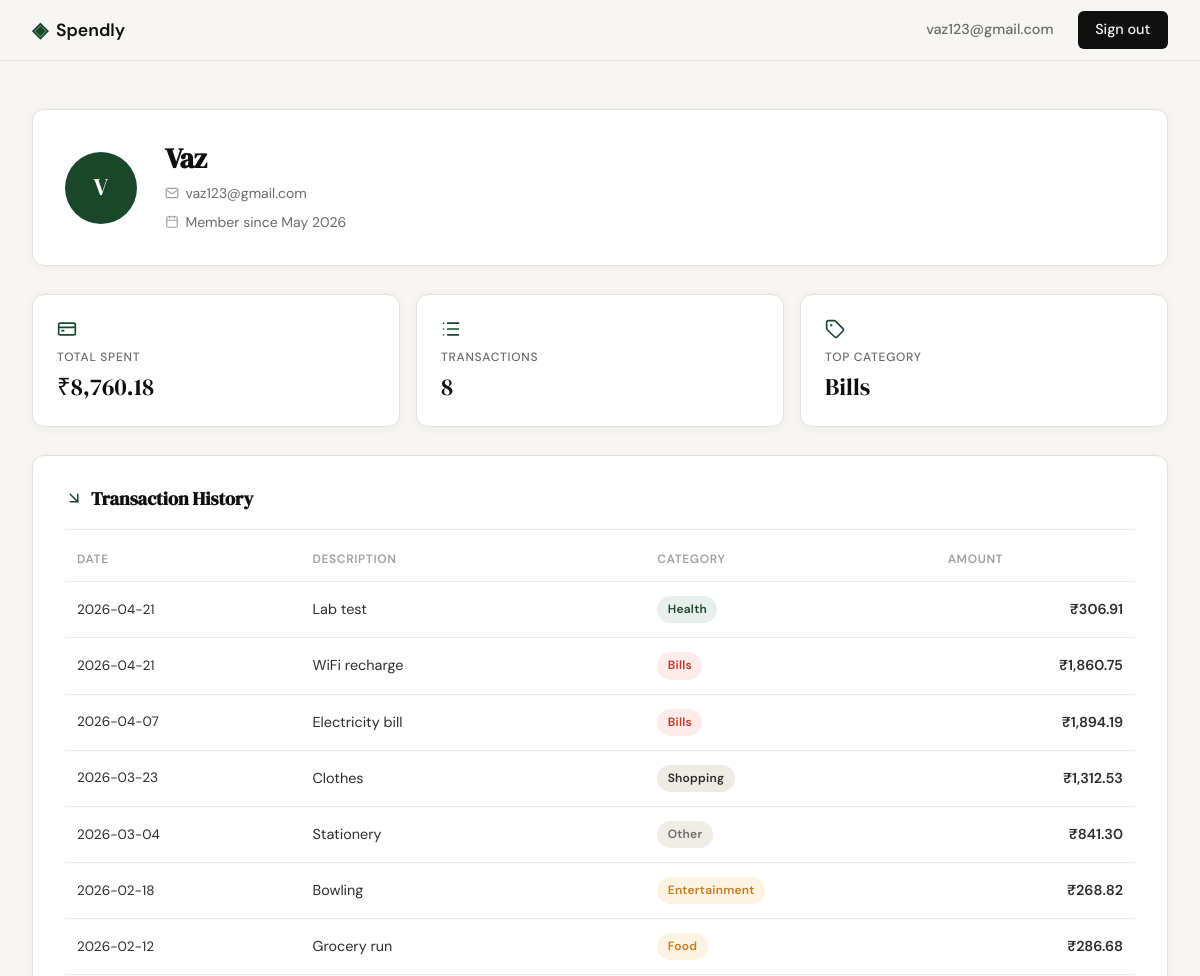
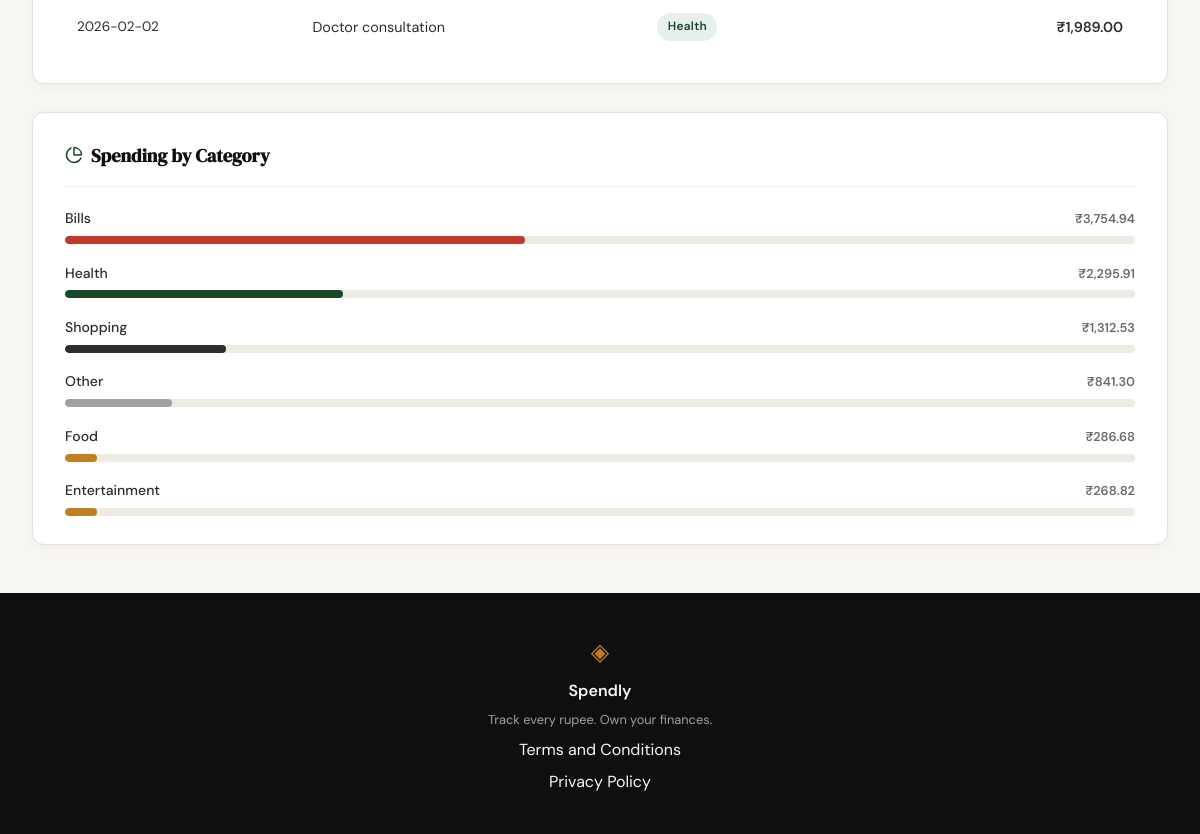
/profile (signed in), run on the app's committed database (2 pictures, top to bottom).
### tables this page shows
CREATE TABLE users (
            id            INTEGER PRIMARY KEY AUTOINCREMENT,
            name          TEXT    NOT NULL,
            email         TEXT    NOT NULL UNIQUE,
            password_hash TEXT    NOT NULL,
            created_at    TEXT    DEFAULT (datetime('now'))
        );

CREATE TABLE expenses (
            id          INTEGER PRIMARY KEY AUTOINCREMENT,
            user_id     INTEGER NOT NULL REFERENCES users(id),
            amount      REAL    NOT NULL,
            category    TEXT    NOT NULL,
            date        TEXT    NOT NULL,
            description TEXT,
            created_at  TEXT    DEFAULT (datetime('now'))
        );

### app.py (the view)
@app.route("/profile")
def profile():
    if not session.get("user_id"):
        return redirect(url_for("login"))
    user = get_user_by_id(session["user_id"])
    if user is None:
        abort(404)
    stats = get_summary_stats(session["user_id"])
    transactions = get_recent_transactions(session["user_id"])
    categories = get_category_breakdown(session["user_id"])
    return render_template("profile.html", user=user, stats=stats,
                           transactions=transactions, categories=categories)

### database/db.py (called while the page is built)
def get_db():
    conn = sqlite3.connect(DB_PATH)
    conn.row_factory = sqlite3.Row
    conn.execute("PRAGMA foreign_keys = ON")
    return conn

### database/queries.py (called while the page is built)
def get_recent_transactions(user_id, limit=10):
    conn = get_db()
    try:
        rows = conn.execute(
            "SELECT date, description, category, amount "
            "FROM expenses WHERE user_id = ? ORDER BY date DESC LIMIT ?",
            (user_id, limit),
        ).fetchall()
        return [
            {
                "date": row["date"],
                "description": row["description"],
                "category": row["category"],
                "amount": f"₹{row['amount']:,.2f}",
            }
            for row in rows
        ]
    finally:
        conn.close()

def get_user_by_id(user_id):
    from datetime import datetime
    conn = get_db()
    try:
        row = conn.execute(
            "SELECT name, email, created_at FROM users WHERE id = ?", (user_id,)
        ).fetchone()
        if row is None:
            return None
        words = row["name"].split()
        initials = "".join(w[0].upper() for w in words[:2])
        dt = datetime.strptime(row["created_at"][:10], "%Y-%m-%d")
        member_since = dt.strftime("%B %Y")
        return {
            "name": row["name"],
            "email": row["email"],
            "initials": initials,
            "member_since": member_since,
        }
    finally:
        conn.close()

def get_summary_stats(user_id):
    conn = get_db()
    try:
        row = conn.execute(
            "SELECT COALESCE(SUM(amount), 0) AS total, COUNT(*) AS cnt "
            "FROM expenses WHERE user_id = ?",
            (user_id,),
        ).fetchone()
        top_row = conn.execute(
            "SELECT category FROM expenses WHERE user_id = ? "
            "GROUP BY category ORDER BY SUM(amount) DESC LIMIT 1",
            (user_id,),
        ).fetchone()
        return {
            "total_spent": f"₹{row['total']:,.2f}",
            "transaction_count": row["cnt"],
            "top_category": top_row["category"] if top_row else "—",
        }
    finally:
        conn.close()

### templates/profile.html (shortened to what this page needs)
{% extends "base.html" %}
{% block head %}
    <link rel="stylesheet" href="{{ url_for('static', filename='css/profile.css') }}">
{% endblock %}
{% block content %}
<div class="profile-page">
    <div class="profile-inner">
        <div class="profile-header-card">
            <div class="profile-avatar">{{ user.initials }}</div>
            <div class="profile-identity">
                <h1 class="profile-name">{{ user.name }}</h1>
                <p class="profile-email">
                    <i data-lucide="mail"></i>
                    {{ user.email }}
                </p>
                <p class="profile-since">
                    <i data-lucide="calendar"></i>
                    Member since {{ user.member_since }}
                </p>
            </div>
        </div>
        <div class="profile-stats">
            <div class="stat-card">
                <i data-lucide="credit-card" class="stat-icon"></i>
                <span class="stat-label">Total Spent</span>
                <span class="stat-value">{{ stats.total_spent }}</span>
            </div>
            <div class="stat-card">
                <i data-lucide="list" class="stat-icon"></i>
                <span class="stat-label">Transactions</span>
                <span class="stat-value">{{ stats.transaction_count }}</span>
            </div>
            <div class="stat-card">
                <i data-lucide="tag" class="stat-icon"></i>
                <span class="stat-label">Top Category</span>
                <span class="stat-value">{{ stats.top_category }}</span>
            </div>
        </div>
        <div class="profile-section">
            <h2 class="section-title">
                <i data-lucide="arrow-down-right"></i>
                Transaction History
            </h2>
            <div class="table-wrap">
                <table class="txn-table">
                    <thead>
                        <tr>
                            <th>Date</th>
                            <th>Description</th>
                            <th>Category</th>
                            <th class="txn-amt-head">Amount</th>
                        </tr>
                    </thead>
                    <tbody>
                        {% for txn in transactions %}
                        <tr>
                            <td class="txn-date">{{ txn.date }}</td>
                            <td class="txn-desc">{{ txn.description }}</td>
                            <td>
                                <span class="badge badge--{{ txn.category | lower }}">
                                    {{ txn.category }}
                                </span>
                            </td>
                            <td class="txn-amt">{{ txn.amount }}</td>
                        </tr>
                        {% endfor %}
                    </tbody>
                </table>
            </div>
        </div>
        <div class="profile-section">
            <h2 class="section-title">
                <i data-lucide="pie-chart"></i>
                Spending by Category
            </h2>
            <div class="breakdown-list">
                {% for cat in categories %}
                <div class="breakdown-row">
                    <div class="breakdown-meta">
                        <span class="breakdown-name">{{ cat.name }}</span>
                        <span class="breakdown-total">{{ cat.total }}</span>
                    </div>
                    <div class="bar-track">
                        <div class="bar-fill bar-fill--{{ cat.name | lower }}"
                             style="width: {{ cat.pct }}%"></div>
                    </div>
                </div>
                {% endfor %}
            </div>
        </div>
    </div>
</div>
{% endblock %}

### templates/base.html (shortened to what this page needs)
<!DOCTYPE html>
<html lang="en">
<head>
    <link rel="stylesheet" href="{{ url_for('static', filename='css/style.css') }}">
    {% block head %}{% endblock %}
</head>
<body>
    <nav class="navbar">
        <div class="nav-inner">
            <a href="{{ url_for('landing') }}" class="nav-brand">
                <span class="brand-icon">◈</span>
                <span class="brand-name">Spendly</span>
            </a>
            <div class="nav-links">
                {% if session.get('user_id') %}
                    <span class="nav-user">{{ session.get('user_email') }}</span>
                    <a href="{{ url_for('logout') }}" class="nav-cta">Sign out</a>
                {% else %}
                    <a href="{{ url_for('login') }}">Sign in</a>
                    <a href="{{ url_for('register') }}" class="nav-cta">Get started</a>
                {% endif %}
            </div>
        </div>
    </nav>
    <main class="main-content">
        {% block content %}{% endblock %}
    </main>
    <footer class="footer">
        <div class="footer-inner">
            <span class="brand-icon">◈</span>
            <span class="footer-name">Spendly</span>
            <p class="footer-copy">Track every rupee. Own your finances.</p>
            <a href="/terms">Terms and Conditions</a>
            <a href="/privacy">Privacy Policy</a>
        </div>
    </footer>
</body>
</html>

### static/css/style.css (style rules this page uses)
:root { --ink: #0f0f0f; --ink-soft: #2d2d2d; --ink-muted: #6b6b6b; --ink-faint: #a0a0a0; --paper: #f7f6f3; --paper-warm: #f0ede6; --paper-card: #ffffff; --accent: #1a472a; --accent-light: #e8f0eb; --accent-2: #c17f24; --accent-2-light: #fdf3e3; --danger: #c0392b; --danger-light: #fdecea; --border: #e4e1da; --border-soft: #eeebe4; --font-display: 'DM Serif Display', Georgia, serif; --font-body: 'DM Sans', system-ui, sans-serif; --max-width: 1200px; --auth-width: 440px; --radius-sm: 6px; --radius-md: 12px; --radius-lg: 20px; }
*, *::before, *::after { box-sizing: border-box; margin: 0; padding: 0; }
html { font-size: 16px; scroll-behavior: smooth; }
body { background: var(--paper); color: var(--ink); font-family: var(--font-body); font-size: 1rem; line-height: 1.6; -webkit-font-smoothing: antialiased; }
a { color: inherit; text-decoration: none; }
.navbar { position: sticky; top: 0; z-index: 100; background: var(--paper); border-bottom: 1px solid var(--border); padding: 0 2rem; }
.nav-inner { max-width: var(--max-width); margin: 0 auto; height: 60px; display: flex; align-items: center; justify-content: space-between; }
.nav-brand { display: flex; align-items: center; gap: 0.5rem; font-family: var(--font-body); font-weight: 600; font-size: 1.1rem; color: var(--ink); }
.brand-icon { color: var(--accent); font-size: 1.3rem; }
.brand-name { color: var(--ink); }
.nav-links { display: flex; align-items: center; gap: 1.5rem; font-size: 0.9rem; font-weight: 500; }
.nav-links a { color: var(--ink-muted); transition: color 0.2s; }
.nav-user { color: var(--ink-muted); }
.nav-cta { background: var(--ink) !important; color: var(--paper) !important; padding: 0.45rem 1.1rem; border-radius: var(--radius-sm); transition: background 0.2s !important; }
.main-content { min-height: calc(100vh - 60px - 100px); }
.footer { background: var(--ink); color: var(--paper); padding: 2.5rem 2rem; text-align: center; }
.footer-inner { display: flex; flex-direction: column; align-items: center; gap: 0.4rem; }
.footer .brand-icon { color: var(--accent-2); font-size: 1.5rem; }
.footer-name { font-weight: 600; font-size: 1rem; }
.footer-copy { font-size: 0.8rem; color: var(--ink-faint); }

### data on the page
users: get "vaz123@gmail.com", name "Vaz", email "vaz123@gmail.com"
expenses: date "2026-04-21", description "Lab test", category "Health", amount "₹306.91"
expenses: date "2026-04-21", description "WiFi recharge", category "Bills", amount "₹1,860.75"
expenses: date "2026-04-07", description "Electricity bill", category "Bills", amount "₹1,894.19"
expenses: date "2026-03-23", description "Clothes", category "Shopping", amount "₹1,312.53"
expenses: date "2026-03-04", description "Stationery", category "Other", amount "₹841.30"
expenses: date "2026-02-18", description "Bowling", category "Entertainment", amount "₹268.82"
expenses: date "2026-02-12", description "Grocery run", category "Food", amount "₹286.68"
expenses: date "2026-02-02", description "Doctor consultation", category "Health", amount "₹1,989.00"

### other printed values
{{ user.initials }} "V"
{{ user.member_since }} "May 2026"
{{ stats.total_spent }} "₹8,760.18"
{{ stats.transaction_count }} "8"
{{ stats.top_category }} "Bills"
{{ cat.name }} "Bills" "Health" "Shopping" "Other" "Food" "Entertainment"
{{ cat.total }} "₹3,754.94" "₹2,295.91" "₹1,312.53" "₹841.30" "₹286.68" "₹268.82"
